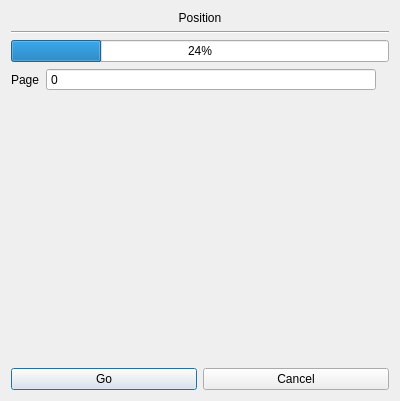
<?xml version="1.0" encoding="UTF-8"?>
<ui version="4.0">
 <class>GoToDialog</class>
 <widget class="QDialog" name="GoToDialog">
  <property name="geometry">
   <rect>
    <x>0</x>
    <y>0</y>
    <width>400</width>
    <height>401</height>
   </rect>
  </property>
  <property name="windowTitle">
   <string>Position</string>
  </property>
  <layout class="QVBoxLayout" name="verticalLayout">
   <item>
    <widget class="QLabel" name="lblTitle">
     <property name="text">
      <string>Position</string>
     </property>
     <property name="alignment">
      <set>Qt::AlignCenter</set>
     </property>
    </widget>
   </item>
   <item>
    <widget class="Line" name="line">
     <property name="orientation">
      <enum>Qt::Horizontal</enum>
     </property>
    </widget>
   </item>
   <item>
    <widget class="QProgressBar" name="progressBar">
     <property name="focusPolicy">
      <enum>Qt::StrongFocus</enum>
     </property>
     <property name="value">
      <number>24</number>
     </property>
     <property name="format">
      <string notr="true">%p%</string>
     </property>
    </widget>
   </item>
   <item>
    <layout class="QHBoxLayout" name="horizontalLayout_2">
     <item>
      <widget class="QLabel" name="label">
       <property name="text">
        <string>Page</string>
       </property>
      </widget>
     </item>
     <item>
      <widget class="QSpinBox" name="spbPage">
       <property name="sizePolicy">
        <sizepolicy hsizetype="Expanding" vsizetype="Fixed">
         <horstretch>0</horstretch>
         <verstretch>0</verstretch>
        </sizepolicy>
       </property>
       <property name="buttonSymbols">
        <enum>QAbstractSpinBox::NoButtons</enum>
       </property>
      </widget>
     </item>
     <item>
      <widget class="QLabel" name="lblTotal">
       <property name="text">
        <string notr="true"/>
       </property>
      </widget>
     </item>
    </layout>
   </item>
   <item>
    <spacer name="verticalSpacer">
     <property name="orientation">
      <enum>Qt::Vertical</enum>
     </property>
     <property name="sizeHint" stdset="0">
      <size>
       <width>20</width>
       <height>40</height>
      </size>
     </property>
    </spacer>
   </item>
   <item>
    <layout class="QHBoxLayout" name="horizontalLayout">
     <item>
      <widget class="QPushButton" name="btnGo">
       <property name="text">
        <string>Go</string>
       </property>
      </widget>
     </item>
     <item>
      <widget class="QPushButton" name="btnCancel">
       <property name="text">
        <string>Cancel</string>
       </property>
      </widget>
     </item>
    </layout>
   </item>
  </layout>
 </widget>
 <resources/>
 <connections>
  <connection>
   <sender>btnGo</sender>
   <signal>clicked()</signal>
   <receiver>GoToDialog</receiver>
   <slot>accept()</slot>
   <hints>
    <hint type="sourcelabel">
     <x>103</x>
     <y>379</y>
    </hint>
    <hint type="destinationlabel">
     <x>199</x>
     <y>200</y>
    </hint>
   </hints>
  </connection>
  <connection>
   <sender>btnCancel</sender>
   <signal>clicked()</signal>
   <receiver>GoToDialog</receiver>
   <slot>reject()</slot>
   <hints>
    <hint type="sourcelabel">
     <x>296</x>
     <y>379</y>
    </hint>
    <hint type="destinationlabel">
     <x>199</x>
     <y>200</y>
    </hint>
   </hints>
  </connection>
 </connections>
</ui>
